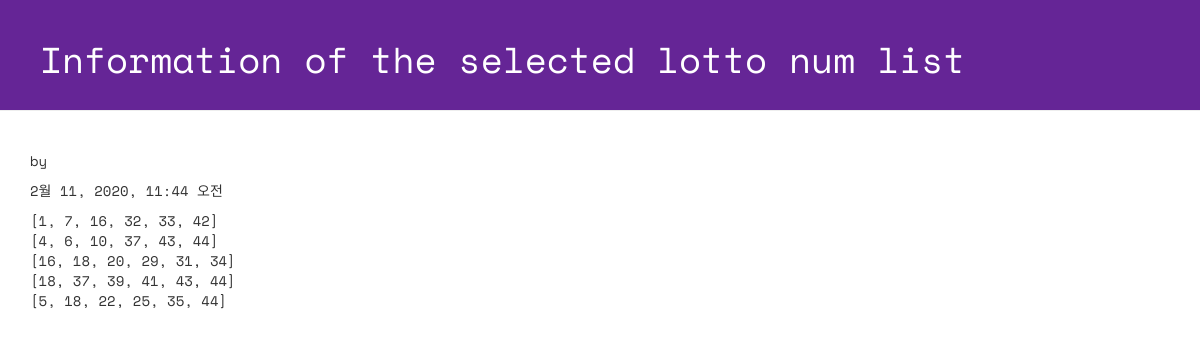
Screenshot of /lotto/2/detail with the database file from the repository.
### lotto/models.py (models this page shows, shortened)
class GuessNumbers(models.Model):
    name = models.CharField(max_length=24)
    text = models.CharField(max_length=255)
    lottos = models.CharField(max_length=255,
        default='[1, 2, 3, 4, 5, 6]')
    num_lotto = models.IntegerField(default=5)
    update_date = models.DateTimeField()

### lotto/views.py (the view)
# urls.py: path('lotto/<int:lottokey>/detail', views.detail, name='detail'),
def detail(request, lottokey):
    lotto = GuessNumbers.objects.get(pk = lottokey)
    return render(request, "lotto/detail.html", {"lotto":lotto})

### lotto/templates/lotto/detail.html (shortened to what this page needs)
<!DOCTYPE html>
{% load staticfiles %}
<html lang="ko">
<head>
 <link rel="stylesheet" href="//maxcdn.bootstrapcdn.com/bootstrap/3.2.0/css/bootstrap.min.css">
 <link rel="stylesheet" href="//maxcdn.bootstrapcdn.com/bootstrap/3.2.0/css/bootstrap-theme.min.css">
 <link rel="stylesheet" href="{% static 'css/lotto.css'%}">
</head>
<body>
 <div class="page-header">
 <h1>Information of the selected lotto num list</h1>
 </div>
 <div class="container lotto">
 <p> by {{ lotto.name }}</p>
 <p> {{ lotto.update_date }}</p>
 <p> {{ lotto.lottos | linebreaksbr }}</p>
 </div>
</body>
</html>

### lotto/static/css/lotto.css (style rules this page uses)
.page-header { background-color: #652596; margin-top: 0; padding: 20px 20px 20px 40px; font-family: 'Space Mono', monospace; }
.page-header h1 { color: #FFFFFF; }
.container { font-family: 'Space Mono', monospace; }

### rows the page displays
GuessNumbers: update_date "2월 11, 2020, 11:44 오전", lottos "[1, 7, 16, 32, 33, 42] [4, 6, 10, 37, 43, 44] [16, 18, 20, 29, 31, 34] [18, 37, 39, 41, 43, 44] [5, 18, 22, 25, 35, 44]"
